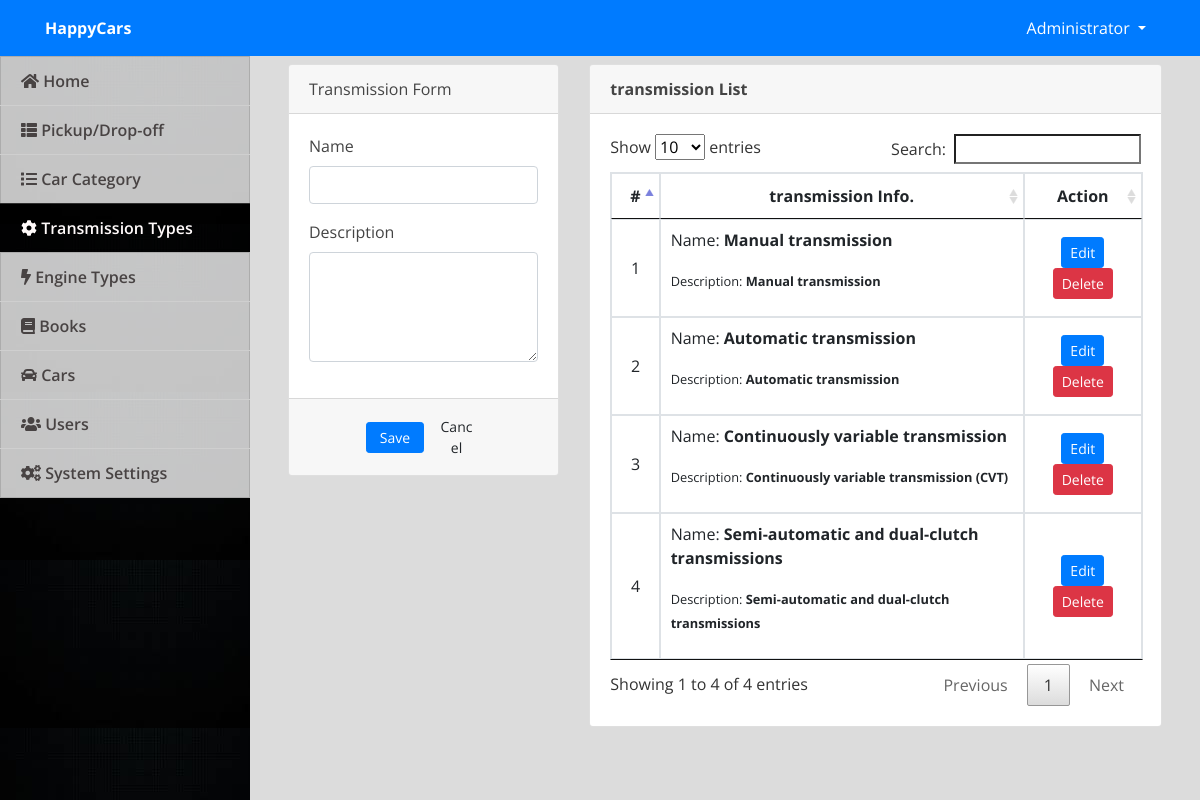
Screenshot of /admin/index.php?page=transmissions (signed in) with the database file from the repository.
### tables this page shows
CREATE TABLE `transmission_types` (
  `id` int(30) NOT NULL,
  `name` varchar(200) NOT NULL,
  `description` text NOT NULL
);

### admin/transmissions.php (the view, shortened to what this page needs)
<?php include('db_connect.php');?>
<div class="container-fluid">
	<div class="col-lg-12">
		<div class="row">
			<div class="col-md-4">
			<form action="" id="manage-transmission">
				<div class="card">
					<div class="card-header">
						    Transmission Form
				  	</div>
					<div class="card-body">
							<div class="form-group">
								<label class="control-label">Name</label>
								<input type="text" class="form-control" name="name">
							</div>
							<div class="form-group">
								<label class="control-label">Description</label>
								<textarea name="description" id="description" cols="30" rows="4" class="form-control"></textarea>
							</div>
					</div>
					<div class="card-footer">
						<div class="row">
							<div class="col-md-12">
								<button class="btn btn-sm btn-primary col-sm-3 offset-md-3"> Save</button>
								<button class="btn btn-sm btn-default col-sm-3" type="button" onclick="$('#manage-transmission').get(0).reset()"> Cancel</button>
							</div>
						</div>
					</div>
				</div>
			</form>
			</div>
			<div class="col-md-8">
				<div class="card">
					<div class="card-header">
						<b>transmission List</b>
					</div>
					<div class="card-body">
						<table class="table table-bordered table-hover">
							<thead>
								<tr>
									<th class="text-center">#</th>
									<th class="text-center">transmission Info.</th>
									<th class="text-center">Action</th>
								</tr>
							</thead>
							<tbody>
								<?php
								$i = 1;
								$transmission = $conn->query("SELECT * FROM transmission_types order by id asc");
								while($row=$transmission->fetch_assoc()):
								?>
								<tr>
									<td class="text-center"><?php echo $i++ ?></td>
									<td class="">
										<p>Name: <b><?php echo $row['name'] ?></b></p>
										<p><small>Description: <b><?php echo $row['description'] ?></b></small></p>
									</td>
									<td class="text-center">
										<button class="btn btn-sm btn-primary edit_transmission" type="button" data-id="<?php echo $row['id'] ?>" data-description="<?php echo $row['description'] ?>" data-name="<?php echo $row['name'] ?>" >Edit</button>
										<button class="btn btn-sm btn-danger delete_transmission" type="button" data-id="<?php echo $row['id'] ?>">Delete</button>
									</td>
								</tr>
								<?php endwhile; ?>
							</tbody>
						</table>
					</div>
				</div>
			</div>
		</div>
	</div>
</div>

### admin/assets/css/style.css (style rules this page uses)
body { font-family: "Open Sans", sans-serif; color: #444444; width: 100%; height: calc(100%); }

### admin/index.php (style rules this page uses)
body { background: #80808045; }

### admin/transmissions.php (style rules this page uses)
td { vertical-align: middle !important; }

### rows the page displays
transmission_types: name "Manual transmission", description "Manual transmission"
transmission_types: name "Automatic transmission", description "Automatic transmission"
transmission_types: name "Continuously variable transmission", description "Continuously variable transmission (CVT)"
transmission_types: name "Semi-automatic and dual-clutch transmissions", description "Semi-automatic and dual-clutch transmissions"

### other values shown
$_SESSION['system']['name'] "HappyCars"
$_SESSION['login_name'] "Administrator"
